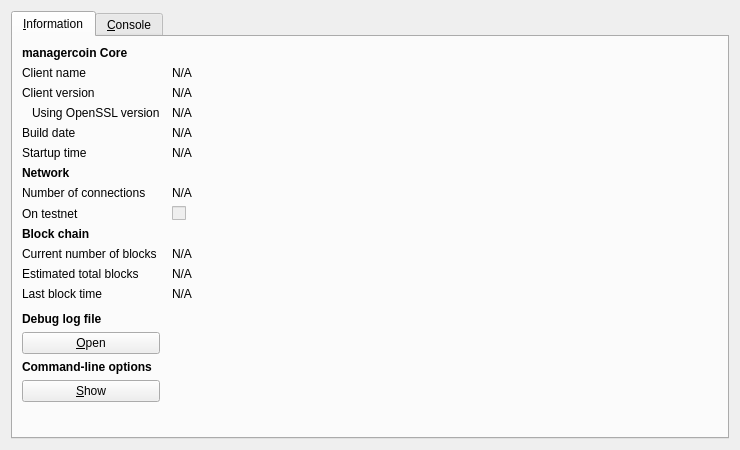
<?xml version="1.0" encoding="UTF-8"?>
<ui version="4.0">
 <class>RPCConsole</class>
 <widget class="QDialog" name="RPCConsole">
  <property name="geometry">
   <rect>
    <x>0</x>
    <y>0</y>
    <width>740</width>
    <height>450</height>
   </rect>
  </property>
  <property name="windowTitle">
   <string>managercoin - Debug window</string>
  </property>
  <layout class="QVBoxLayout" name="verticalLayout_2">
   <item>
    <widget class="QTabWidget" name="tabWidget">
     <property name="currentIndex">
      <number>0</number>
     </property>
     <widget class="QWidget" name="tab_info">
      <attribute name="title">
       <string>&amp;Information</string>
      </attribute>
      <layout class="QGridLayout" name="gridLayout" columnstretch="0,1">
       <property name="horizontalSpacing">
        <number>12</number>
       </property>
       <item row="0" column="0">
        <widget class="QLabel" name="label_9">
         <property name="font">
          <font>
           <weight>75</weight>
           <bold>true</bold>
          </font>
         </property>
         <property name="text">
          <string>managercoin Core</string>
         </property>
        </widget>
       </item>
       <item row="1" column="0">
        <widget class="QLabel" name="label_5">
         <property name="text">
          <string>Client name</string>
         </property>
        </widget>
       </item>
       <item row="1" column="1">
        <widget class="QLabel" name="clientName">
         <property name="cursor">
          <cursorShape>IBeamCursor</cursorShape>
         </property>
         <property name="text">
          <string>N/A</string>
         </property>
         <property name="textFormat">
          <enum>Qt::PlainText</enum>
         </property>
         <property name="textInteractionFlags">
          <set>Qt::LinksAccessibleByMouse|Qt::TextSelectableByKeyboard|Qt::TextSelectableByMouse</set>
         </property>
        </widget>
       </item>
       <item row="2" column="0">
        <widget class="QLabel" name="label_6">
         <property name="text">
          <string>Client version</string>
         </property>
        </widget>
       </item>
       <item row="2" column="1">
        <widget class="QLabel" name="clientVersion">
         <property name="cursor">
          <cursorShape>IBeamCursor</cursorShape>
         </property>
         <property name="text">
          <string>N/A</string>
         </property>
         <property name="textFormat">
          <enum>Qt::PlainText</enum>
         </property>
         <property name="textInteractionFlags">
          <set>Qt::LinksAccessibleByMouse|Qt::TextSelectableByKeyboard|Qt::TextSelectableByMouse</set>
         </property>
        </widget>
       </item>
       <item row="3" column="0">
        <widget class="QLabel" name="label_14">
         <property name="text">
          <string>Using OpenSSL version</string>
         </property>
         <property name="indent">
          <number>10</number>
         </property>
        </widget>
       </item>
       <item row="3" column="1">
        <widget class="QLabel" name="openSSLVersion">
         <property name="cursor">
          <cursorShape>IBeamCursor</cursorShape>
         </property>
         <property name="text">
          <string>N/A</string>
         </property>
         <property name="textFormat">
          <enum>Qt::PlainText</enum>
         </property>
         <property name="textInteractionFlags">
          <set>Qt::LinksAccessibleByMouse|Qt::TextSelectableByKeyboard|Qt::TextSelectableByMouse</set>
         </property>
        </widget>
       </item>
       <item row="4" column="0">
        <widget class="QLabel" name="label_12">
         <property name="text">
          <string>Build date</string>
         </property>
        </widget>
       </item>
       <item row="4" column="1">
        <widget class="QLabel" name="buildDate">
         <property name="cursor">
          <cursorShape>IBeamCursor</cursorShape>
         </property>
         <property name="text">
          <string>N/A</string>
         </property>
         <property name="textFormat">
          <enum>Qt::PlainText</enum>
         </property>
         <property name="textInteractionFlags">
          <set>Qt::LinksAccessibleByMouse|Qt::TextSelectableByKeyboard|Qt::TextSelectableByMouse</set>
         </property>
        </widget>
       </item>
       <item row="5" column="0">
        <widget class="QLabel" name="label_13">
         <property name="text">
          <string>Startup time</string>
         </property>
        </widget>
       </item>
       <item row="5" column="1">
        <widget class="QLabel" name="startupTime">
         <property name="cursor">
          <cursorShape>IBeamCursor</cursorShape>
         </property>
         <property name="text">
          <string>N/A</string>
         </property>
         <property name="textFormat">
          <enum>Qt::PlainText</enum>
         </property>
         <property name="textInteractionFlags">
          <set>Qt::LinksAccessibleByMouse|Qt::TextSelectableByKeyboard|Qt::TextSelectableByMouse</set>
         </property>
        </widget>
       </item>
       <item row="6" column="0">
        <widget class="QLabel" name="label_11">
         <property name="font">
          <font>
           <weight>75</weight>
           <bold>true</bold>
          </font>
         </property>
         <property name="text">
          <string>Network</string>
         </property>
        </widget>
       </item>
       <item row="7" column="0">
        <widget class="QLabel" name="label_7">
         <property name="text">
          <string>Number of connections</string>
         </property>
        </widget>
       </item>
       <item row="7" column="1">
        <widget class="QLabel" name="numberOfConnections">
         <property name="cursor">
          <cursorShape>IBeamCursor</cursorShape>
         </property>
         <property name="text">
          <string>N/A</string>
         </property>
         <property name="textFormat">
          <enum>Qt::PlainText</enum>
         </property>
         <property name="textInteractionFlags">
          <set>Qt::LinksAccessibleByMouse|Qt::TextSelectableByKeyboard|Qt::TextSelectableByMouse</set>
         </property>
        </widget>
       </item>
       <item row="8" column="0">
        <widget class="QLabel" name="label_8">
         <property name="text">
          <string>On testnet</string>
         </property>
        </widget>
       </item>
       <item row="8" column="1">
        <widget class="QCheckBox" name="isTestNet">
         <property name="enabled">
          <bool>false</bool>
         </property>
         <property name="text">
          <string/>
         </property>
        </widget>
       </item>
       <item row="9" column="0">
        <widget class="QLabel" name="label_10">
         <property name="font">
          <font>
           <weight>75</weight>
           <bold>true</bold>
          </font>
         </property>
         <property name="text">
          <string>Block chain</string>
         </property>
        </widget>
       </item>
       <item row="10" column="0">
        <widget class="QLabel" name="label_3">
         <property name="text">
          <string>Current number of blocks</string>
         </property>
        </widget>
       </item>
       <item row="10" column="1">
        <widget class="QLabel" name="numberOfBlocks">
         <property name="cursor">
          <cursorShape>IBeamCursor</cursorShape>
         </property>
         <property name="text">
          <string>N/A</string>
         </property>
         <property name="textFormat">
          <enum>Qt::PlainText</enum>
         </property>
         <property name="textInteractionFlags">
          <set>Qt::LinksAccessibleByMouse|Qt::TextSelectableByKeyboard|Qt::TextSelectableByMouse</set>
         </property>
        </widget>
       </item>
       <item row="11" column="0">
        <widget class="QLabel" name="label_4">
         <property name="text">
          <string>Estimated total blocks</string>
         </property>
        </widget>
       </item>
       <item row="11" column="1">
        <widget class="QLabel" name="totalBlocks">
         <property name="cursor">
          <cursorShape>IBeamCursor</cursorShape>
         </property>
         <property name="text">
          <string>N/A</string>
         </property>
         <property name="textFormat">
          <enum>Qt::PlainText</enum>
         </property>
         <property name="textInteractionFlags">
          <set>Qt::LinksAccessibleByMouse|Qt::TextSelectableByKeyboard|Qt::TextSelectableByMouse</set>
         </property>
        </widget>
       </item>
       <item row="12" column="0">
        <widget class="QLabel" name="label_2">
         <property name="text">
          <string>Last block time</string>
         </property>
        </widget>
       </item>
       <item row="12" column="1">
        <widget class="QLabel" name="lastBlockTime">
         <property name="cursor">
          <cursorShape>IBeamCursor</cursorShape>
         </property>
         <property name="text">
          <string>N/A</string>
         </property>
         <property name="textFormat">
          <enum>Qt::PlainText</enum>
         </property>
         <property name="textInteractionFlags">
          <set>Qt::LinksAccessibleByMouse|Qt::TextSelectableByKeyboard|Qt::TextSelectableByMouse</set>
         </property>
        </widget>
       </item>
       <item row="13" column="0">
        <spacer name="verticalSpacer_2">
         <property name="orientation">
          <enum>Qt::Vertical</enum>
         </property>
         <property name="sizeHint" stdset="0">
          <size>
           <width>20</width>
           <height>20</height>
          </size>
         </property>
        </spacer>
       </item>
       <item row="14" column="0">
        <widget class="QLabel" name="labelDebugLogfile">
         <property name="font">
          <font>
           <weight>75</weight>
           <bold>true</bold>
          </font>
         </property>
         <property name="text">
          <string>Debug log file</string>
         </property>
        </widget>
       </item>
       <item row="15" column="0">
        <widget class="QPushButton" name="openDebugLogfileButton">
         <property name="toolTip">
          <string>Open the managercoin debug log file from the current data directory. This can take a few seconds for large log files.</string>
         </property>
         <property name="text">
          <string>&amp;Open</string>
         </property>
         <property name="autoDefault">
          <bool>false</bool>
         </property>
        </widget>
       </item>
       <item row="16" column="0">
        <widget class="QLabel" name="labelCLOptions">
         <property name="font">
          <font>
           <weight>75</weight>
           <bold>true</bold>
          </font>
         </property>
         <property name="text">
          <string>Command-line options</string>
         </property>
        </widget>
       </item>
       <item row="17" column="0">
        <widget class="QPushButton" name="showCLOptionsButton">
         <property name="toolTip">
          <string>Show the managercoin-Qt help message to get a list with possible managercoin command-line options.</string>
         </property>
         <property name="text">
          <string>&amp;Show</string>
         </property>
         <property name="autoDefault">
          <bool>false</bool>
         </property>
        </widget>
       </item>
       <item row="18" column="0">
        <spacer name="verticalSpacer">
         <property name="orientation">
          <enum>Qt::Vertical</enum>
         </property>
         <property name="sizeHint" stdset="0">
          <size>
           <width>20</width>
           <height>40</height>
          </size>
         </property>
        </spacer>
       </item>
      </layout>
     </widget>
     <widget class="QWidget" name="tab_console">
      <attribute name="title">
       <string>&amp;Console</string>
      </attribute>
      <layout class="QVBoxLayout" name="verticalLayout_3">
       <property name="spacing">
        <number>3</number>
       </property>
       <item>
        <widget class="QTextEdit" name="messagesWidget">
         <property name="minimumSize">
          <size>
           <width>0</width>
           <height>100</height>
          </size>
         </property>
         <property name="readOnly">
          <bool>true</bool>
         </property>
         <property name="tabKeyNavigation" stdset="0">
          <bool>false</bool>
         </property>
         <property name="columnCount" stdset="0">
          <number>2</number>
         </property>
        </widget>
       </item>
       <item>
        <layout class="QHBoxLayout" name="horizontalLayout">
         <property name="spacing">
          <number>3</number>
         </property>
         <item>
          <widget class="QLabel" name="label">
           <property name="text">
            <string notr="true">&gt;</string>
           </property>
          </widget>
         </item>
         <item>
          <widget class="QLineEdit" name="lineEdit"/>
         </item>
         <item>
          <widget class="QPushButton" name="clearButton">
           <property name="maximumSize">
            <size>
             <width>24</width>
             <height>24</height>
            </size>
           </property>
           <property name="toolTip">
            <string>Clear console</string>
           </property>
           <property name="text">
            <string/>
           </property>
           <property name="icon">
            <iconset resource="../bitcoin.qrc">
             <normaloff>:/icons/remove</normaloff>:/icons/remove</iconset>
           </property>
           <property name="shortcut">
            <string notr="true">Ctrl+L</string>
           </property>
           <property name="autoDefault">
            <bool>false</bool>
           </property>
          </widget>
         </item>
        </layout>
       </item>
      </layout>
     </widget>
    </widget>
   </item>
  </layout>
 </widget>
 <resources>
  <include location="../bitcoin.qrc"/>
 </resources>
 <connections/>
</ui>
